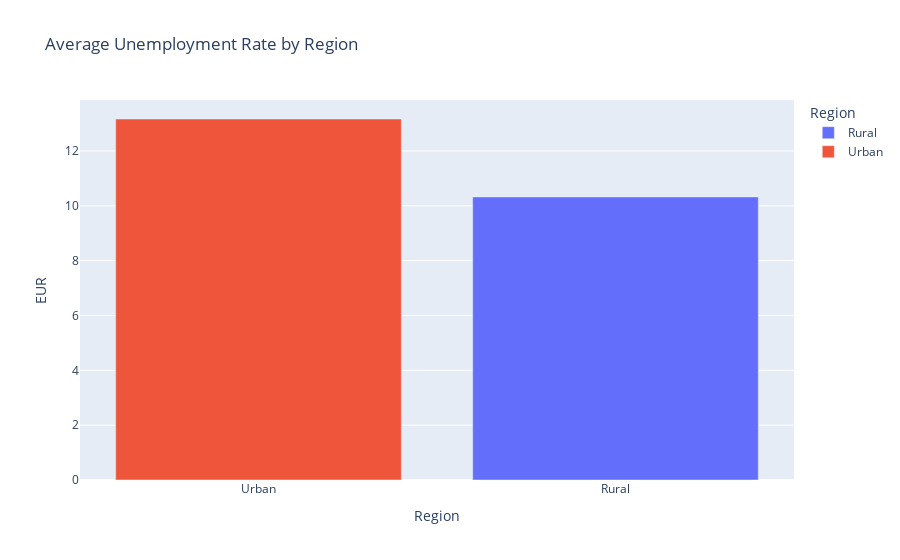

Notebook code for this chart:
### Markdown cell above
### Overall Unemployement Rate IN(Rural and Urban)

### Code cell
region = df.groupby(["Region"])[['EUR', "EE", "ELPR"]].mean()
region = pd.DataFrame(region).reset_index()

fig = px.bar(region, x="Region", y="EUR", color="Region", title="Average Unemployment Rate by Region")
fig.update_layout(xaxis={'categoryorder':'total descending'})
fig.show()

### Figure 1 — Plotly figure (JSON) as saved in the notebook; plotly's stock layout.template omitted (floating-point values rounded to 4 significant figures)
{"data": [{"alignmentgroup": "True", "hovertemplate": "Region=%{x}<br>EUR=%{y}<extra></extra>", "legendgroup": "Rural", "marker": {"color": "#636efa", "pattern": {"shape": ""}}, "name": "Rural", "offsetgroup": "Rural", "orientation": "v", "showlegend": true, "textposition": "auto", "type": "bar", "x": ["Rural"], "xaxis": "x", "y": [10.32], "yaxis": "y"}, {"alignmentgroup": "True", "hovertemplate": "Region=%{x}<br>EUR=%{y}<extra></extra>", "legendgroup": "Urban", "marker": {"color": "#EF553B", "pattern": {"shape": ""}}, "name": "Urban", "offsetgroup": "Urban", "orientation": "v", "showlegend": true, "textposition": "auto", "type": "bar", "x": ["Urban"], "xaxis": "x", "y": [13.17], "yaxis": "y"}], "layout": {"barmode": "relative", "legend": {"title": {"text": "Region"}, "tracegroupgap": 0}, "title": {"text": "Average Unemployment Rate by Region"}, "xaxis": {"anchor": "y", "categoryarray": ["Rural", "Urban"], "categoryorder": "total descending", "domain": [0, 1], "title": {"text": "Region"}}, "yaxis": {"anchor": "x", "domain": [0, 1], "title": {"text": "EUR"}}}}
